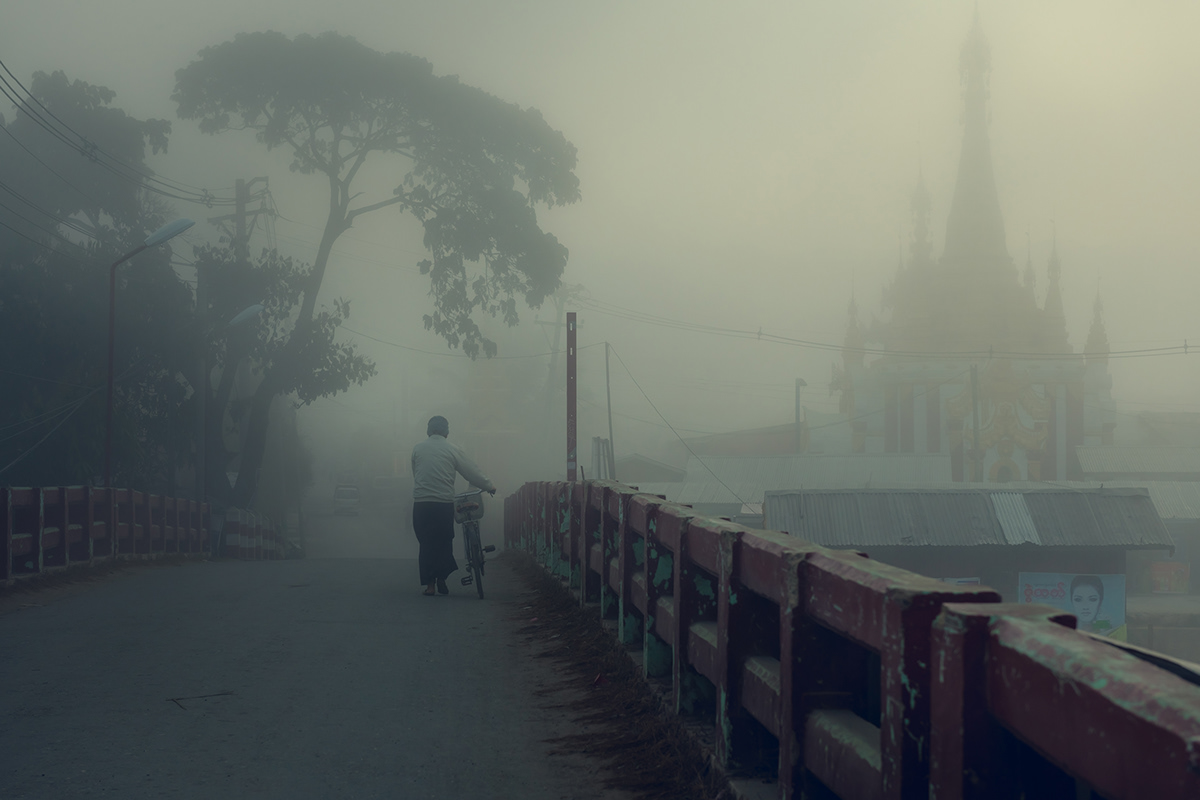
#> input picture filters-application/foggy.jpg, 1200 x 800 px; the run also reads 1 picture not shown here
$ python filtro-laplaciano.py   (older library calls are emulated)
#> lines starting #> are read from the running program, lines starting #| are printed output that depends on the picture
import cv2
import numpy as np

# -------------------------------------------------------------------------------

foggy = cv2.imread('foggy.jpg')
#> foggy is the input picture: shape (800, 1200, 3); mean B, G, R 103, 108.5, 102.4
night = cv2.imread('night.jpg')
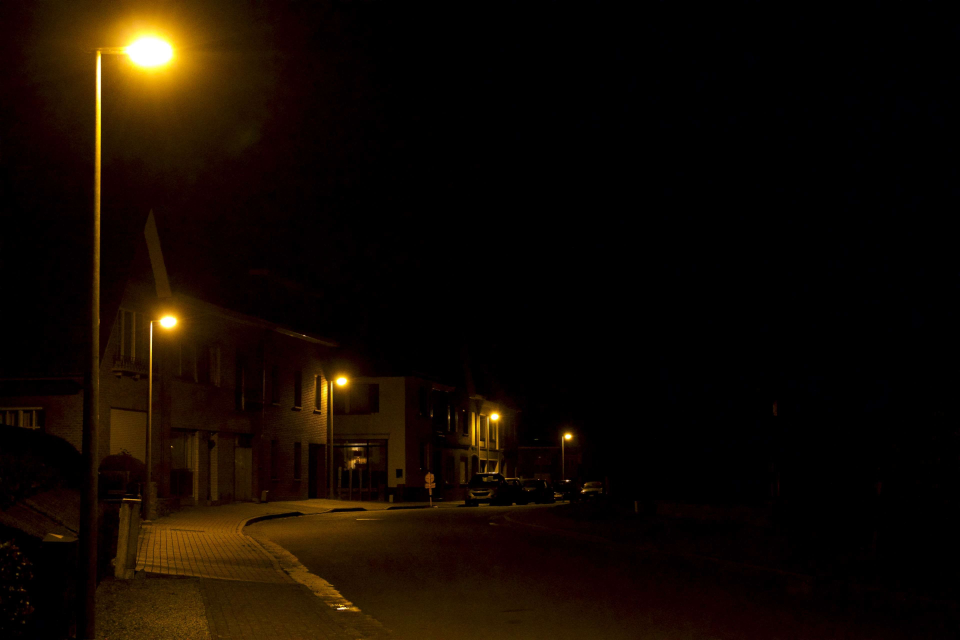
#> input picture filters-application/night.jpg, 3840 x 2560 px (shown at 1/4 size)
#> night is the input picture: shape (2560, 3840, 3); mean B, G, R 1.8, 9.7, 18.8
rainy = cv2.imread('rainy.jpg')

# -------------------------------------------------------------------------------

foggy = cv2.cvtColor(foggy, cv2.COLOR_BGR2GRAY)
#> foggy: shape (800, 1200)
lap = cv2.Laplacian(foggy, cv2.CV_64F)
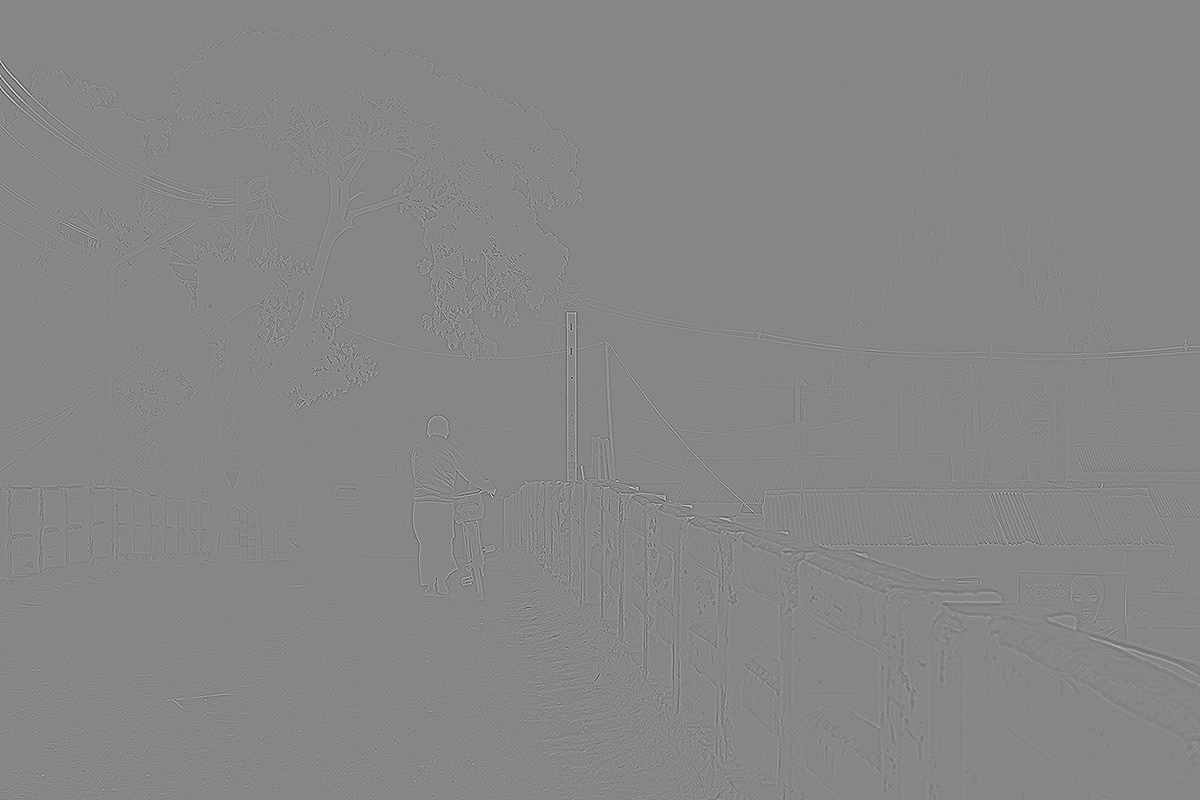
#> lap: shape (800, 1200) float64; min -134, max 121, mean 0; drawn with min black and max white
lap = np.uint8(np.absolute(lap))
resultado_foggy = np.vstack([foggy, lap])

proportion2 = 500.0 / resultado_foggy.shape[1]
#> proportion2 = 0.417
new_size2 = (500, int(resultado_foggy.shape[0] * proportion2))
#> new_size2 = (500, 666)
resultado_foggy = cv2.resize(resultado_foggy, new_size2, interpolation = cv2.INTER_AREA)
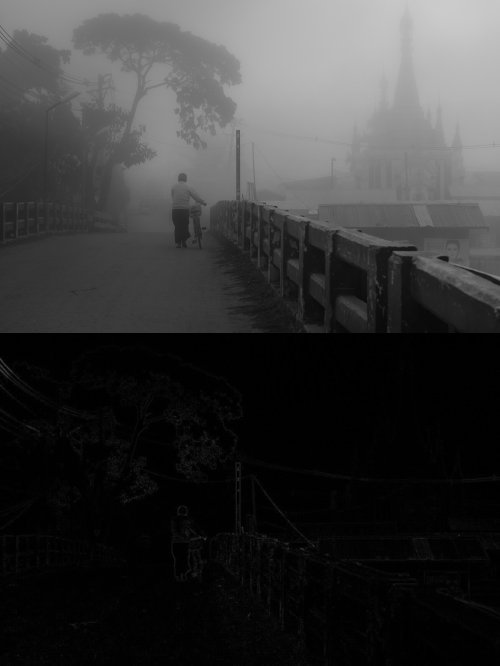
#> resultado_foggy: shape (666, 500); min 0, max 203, mean 54.4

cv2.imshow("Filtro Laplaciano", resultado_foggy)
cv2.waitKey(0)

# -------------------------------------------------------------------------------

night = cv2.cvtColor(night, cv2.COLOR_BGR2GRAY)
#> night: shape (2560, 3840)
lap = cv2.Laplacian(night, cv2.CV_64F)
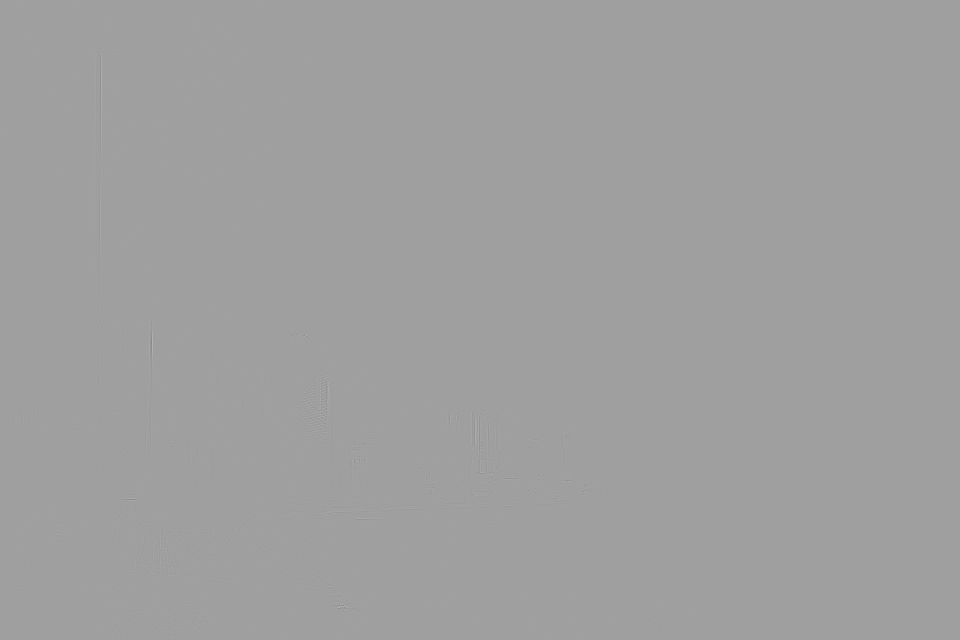
#> lap: shape (2560, 3840) float64 (shown at 1/4 size); min -264, max 158, mean 0; drawn with min black and max white
lap = np.uint8(np.absolute(lap))
resultado_night = np.vstack([night, lap])

proportion2 = 500.0 / resultado_night.shape[1]
#> proportion2 = 0.13
new_size2 = (500, int(resultado_night.shape[0] * proportion2))
resultado_night = cv2.resize(resultado_night, new_size2, interpolation = cv2.INTER_AREA)
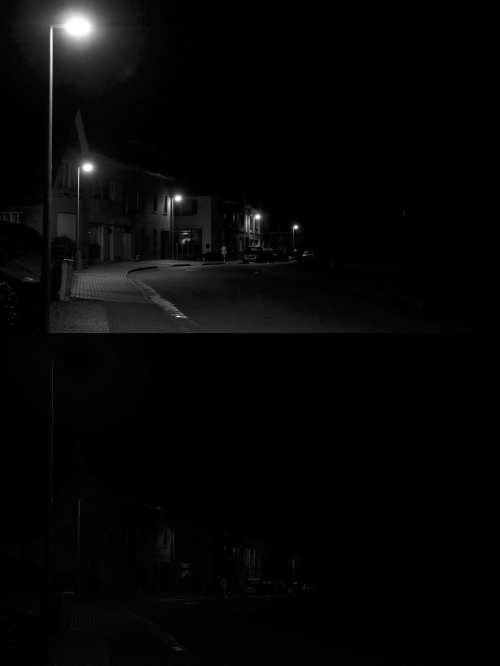
#> resultado_night: shape (666, 500); min 0, max 255, mean 6.3

cv2.imshow("Filtro Laplaciano", resultado_night)
cv2.waitKey(0)

# -------------------------------------------------------------------------------

rainy = cv2.cvtColor(rainy, cv2.COLOR_BGR2GRAY)
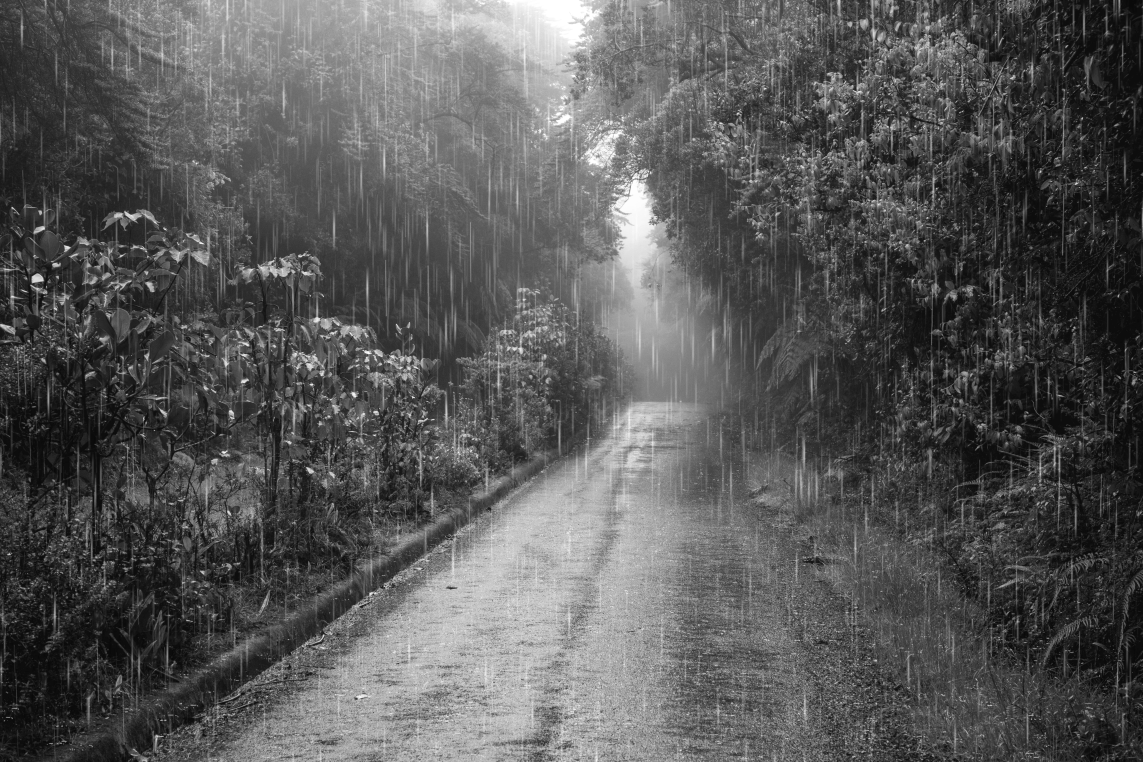
#> rainy: shape (5333, 7999) (shown at 1/7 size); min 1, max 255, mean 87.8
lap = cv2.Laplacian(rainy, cv2.CV_64F)
#> lap: shape (5333, 7999) float64
lap = np.uint8(np.absolute(lap))
resultado_rainy = np.vstack([rainy, lap])

proportion2 = 500.0 / resultado_rainy.shape[1]
#> proportion2 = 0.0625
new_size2 = (500, int(resultado_rainy.shape[0] * proportion2))
resultado_rainy = cv2.resize(resultado_rainy, new_size2, interpolation = cv2.INTER_AREA)
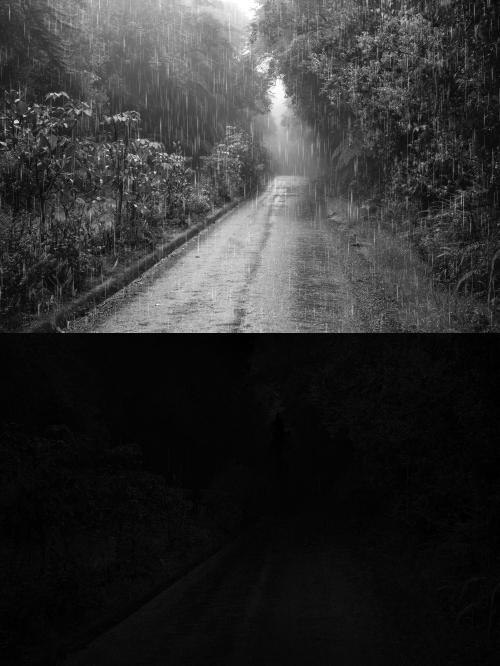
#> resultado_rainy: shape (666, 500); min 0, max 255, mean 47.4

cv2.imshow("Filtro Laplaciano", resultado_rainy)
cv2.waitKey(0)
